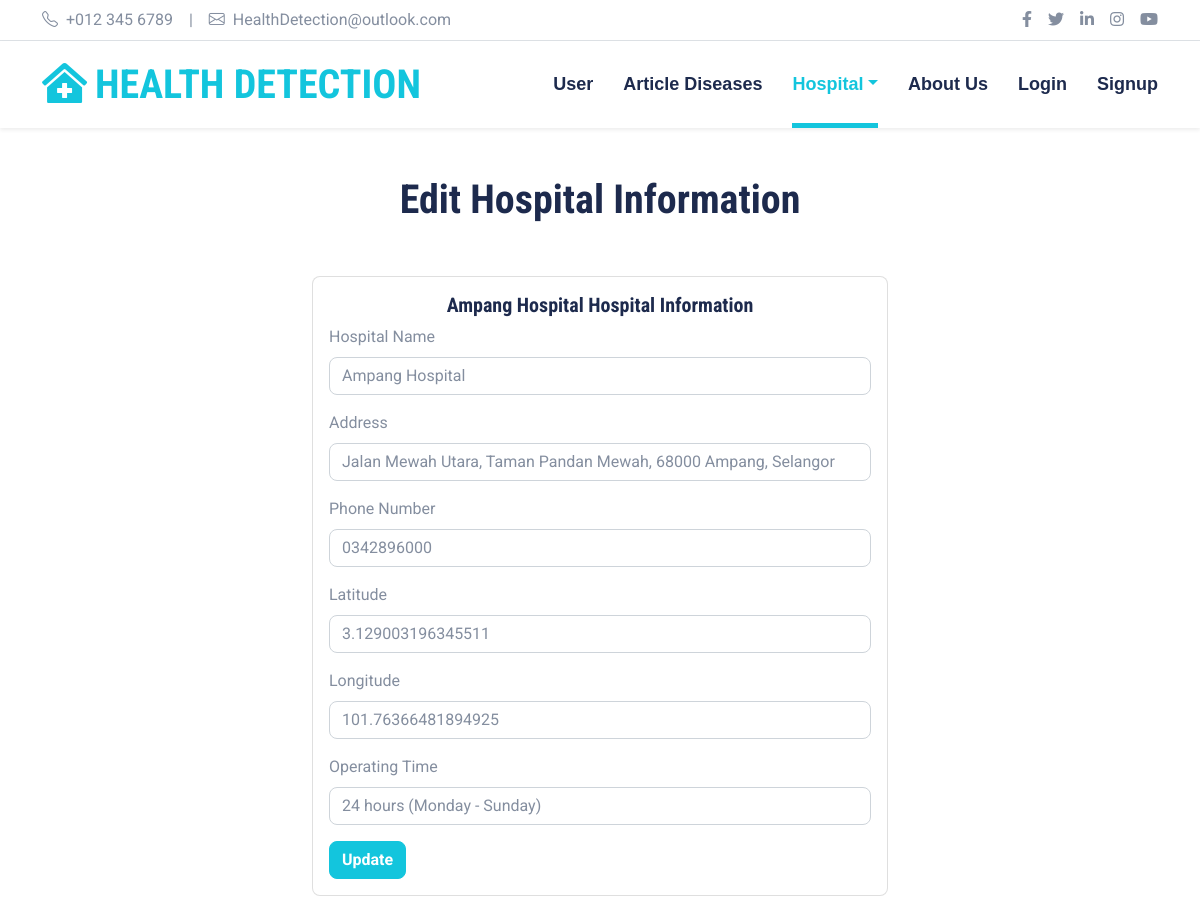
The page /EditHospital.php?HospitalId=2&state=Putrajaya on the database its author committed.
### tables this page shows
CREATE TABLE `hospitals` (
  `hospital_id` int(11) NOT NULL,
  `hospital_name` text NOT NULL,
  `hospital_address` text NOT NULL,
  `hospital_phone` varchar(15) NOT NULL,
  `hospital_lat` text NOT NULL,
  `hospital_lng` text NOT NULL,
  `hospital_operating` text NOT NULL,
  `deleted` tinyint(1) NOT NULL
);

### EditHospital.php (the view, shortened to what this page needs)
<?php
	require("connect.php");
?>
<!DOCTYPE html>
<html lang="en">
<head>
    <link href="https://cdnjs.cloudflare.com/ajax/libs/font-awesome/5.15.0/css/all.min.css" rel="stylesheet">
    <link href="https://cdn.jsdelivr.net/npm/bootstrap-icons@1.4.1/font/bootstrap-icons.css" rel="stylesheet">
    <link href="lib/owlcarousel/assets/owl.carousel.min.css" rel="stylesheet">
    <link href="lib/tempusdominus/css/tempusdominus-bootstrap-4.min.css" rel="stylesheet" />
    <link href="css/bootstrap.min.css" rel="stylesheet">
    <link href="css/style.css" rel="stylesheet">
</head>
<body>
    <div class="container-fluid py-2 border-bottom d-none d-lg-block">
        <div class="container">
            <div class="row">
                <div class="col-md-6 text-center text-lg-start mb-2 mb-lg-0">
                    <div class="d-inline-flex align-items-center">
                        <a class="text-decoration-none text-body pe-3" href=""><i class="bi bi-telephone me-2"></i>+012 345 6789</a>
                        <span class="text-body">|</span>
                        <a class="text-decoration-none text-body px-3" href=""><i class="bi bi-envelope me-2"></i>HealthDetection@outlook.com</a>
                    </div>
                </div>
                <div class="col-md-6 text-center text-lg-end">
                    <div class="d-inline-flex align-items-center">
                        <a class="text-body px-2" href="">
                            <i class="fab fa-facebook-f"></i>
                        </a>
                        <a class="text-body px-2" href="">
                            <i class="fab fa-twitter"></i>
                        </a>
                        <a class="text-body px-2" href="">
                            <i class="fab fa-linkedin-in"></i>
                        </a>
                        <a class="text-body px-2" href="">
                            <i class="fab fa-instagram"></i>
                        </a>
                        <a class="text-body ps-2" href="">
                            <i class="fab fa-youtube"></i>
                        </a>
                    </div>
                </div>
            </div>
        </div>
    </div>
    <div class="container-fluid sticky-top bg-white shadow-sm">
        <div class="container">
            <nav class="navbar navbar-expand-lg bg-white navbar-light py-3 py-lg-0">
                <a href="Home.php" class="navbar-brand">
                    <h1 class="m-0 text-uppercase text-primary"><i class="fa fa-clinic-medical me-2"></i>Health Detection</h1>
                </a>
                <div class="collapse navbar-collapse" id="navbarCollapse">
                    <div class="navbar-nav ms-auto py-0">
                        <a href="ManageUser.php?role=user" class="nav-item nav-link">User</a>
                        <a href="CheckDiseases.php" class="nav-item nav-link">Article Diseases</a>
                        <div class="nav-item dropdown">
                            <a href="Hospital.php" class="nav-link dropdown-toggle active" data-bs-toggle="dropdown">Hospital</a>
                        </div>
                        <?php if(!isset($_SESSION['role']) || (isset($_SESSION['role']) && $_SESSION['role'] !== 'admin' && $_SESSION['role'] !== 'doctor')){ ?>
                        <a href="AboutUs.php" class="nav-item nav-link">About Us</a>
                        <?php } ?>
                        <?php if (isset($_SESSION['isLogin']) && $_SESSION["isLogin"]===true) { ?>
                        <a href="Profile.php" class="nav-item nav-link">Profile</a>
                        <a href="logout.php" class="nav-item nav-link">Logout</a>
                        <?php } else { ?>
                        <a href="Login.php" class="nav-item nav-link">Login</a>
                        <a href="Signup.php" class="nav-item nav-link">Signup</a>
                        <?php } ?>
                    </div>
                </div>
            </nav>
        </div>
    </div>
    <div class="container-fluid pt-5">
        <div class="container">
            <div class="text-center mx-auto mb-5" style="max-width: 500px;">
                <h1 class="display-6 mb-2">Edit Hospital Information</h1>
            </div>
        </div>
    </div>
    <?php if(isset($_GET['HospitalId']) && isset($_GET['state'])) {
         $hospitalId = $_GET['HospitalId'];
         $sql = "SELECT * FROM hospitals WHERE hospital_id = $hospitalId and deleted = FALSE";
         $result = $mysqli->query($sql);
         $row = mysqli_fetch_assoc($result);
    ?>
    <div class="container-fluid pt-1 mb-5">
        <div class="row justify-content-center align-items-center">
            <div class="col-md-6">
                <div class="card">
                    <div class="card-body">
                        <h5 class="card-title text-center"><?php echo $row['hospital_name'] ?> Hospital Information</h5>
                        <form method="post">
                        <div class="mb-3">
                            <label for="hospital-name" class="form-label">Hospital Name</label>
                            <input type="text" class="form-control" id="hospital-name" name="hospital-name" value="<?php echo $row['hospital_name']; ?>">
                        </div>
                        <div class="mb-3">
                            <label for="hospital-address" class="form-label">Address</label>
                            <input type="text" class="form-control" id="hospital-address" name="hospital-address" value="<?php echo $row['hospital_address']; ?>">
                        </div>
                        <div class="mb-3">
                            <label for="hospital-phone" class="form-label">Phone Number</label>
                            <input type="tel" class="form-control" id="hospital-phone" name="hospital-phone" value="<?php echo $row['hospital_phone']; ?>">
                        </div>
                        <div class="mb-3">
                            <label for="hospital-lat" class="form-label">Latitude</label>
                            <input type="number" class="form-control" id="hospital-lat" name="hospital-lat" value="<?php echo $row['hospital_lat']; ?>">
                        </div>
                        <div class="mb-3">
                            <label for="hospital-lng" class="form-label">Longitude</label>
                            <input type="number" class="form-control" id="hospital-lng" name="hospital-lng" value="<?php echo $row['hospital_lng']; ?>">
                        </div>
                        <div class="mb-3">
                            <label for="hospital-operating" class="form-label">Operating Time</label>
                            <input type="text" class="form-control" id="hospital-operating" name="hospital-operating" value="<?php echo $row['hospital_operating']; ?>">
                        </div>
                        <button type="submit" class="btn btn-primary" name="update">Update</button>
                        </form>
                    </div>
                </div>
            </div>
        </div>
    </div>
    <?php } ?>
</body>
</html>

### css/style.css (style rules this page uses)
:root { --primary: #13C5DD; --secondary: #354F8E; --light: #EFF5F9; --dark: #1D2A4D; }
.btn { font-weight: 700; transition: .5s; }
.btn-primary { color: #FFFFFF; }
.navbar-light .navbar-nav .nav-link { font-family: 'Jost', sans-serif; position: relative; margin-left: 30px; padding: 30px 0; font-size: 18px; font-weight: 700; color: var(--dark); outline: none; transition: .5s; }
.navbar-light .navbar-nav .nav-link:hover, .navbar-light .navbar-nav .nav-link.active { color: var(--primary); }
@media (min-width: 992px) { .navbar-light .navbar-nav .nav-link::before { position: absolute; content: ""; width: 0; height: 5px; bottom: 0; left: 50%; background: var(--primary); transition: .5s; } }
@media (min-width: 992px) { .navbar-light .navbar-nav .nav-link:hover::before, .navbar-light .navbar-nav .nav-link.active::before { width: 100%; left: 0; } }

### rows shown on the page
hospitals: hospital_name "Ampang Hospital", hospital-name "Ampang Hospital", hospital-address "Jalan Mewah Utara, Taman Pandan Mewah, 68000 Ampang, Selangor", hospital-phone "0342896000", hospital-lat "3.129003196345511", hospital-lng "101.76366481894925", hospital-operating "24 hours (Monday - Sunday)"
